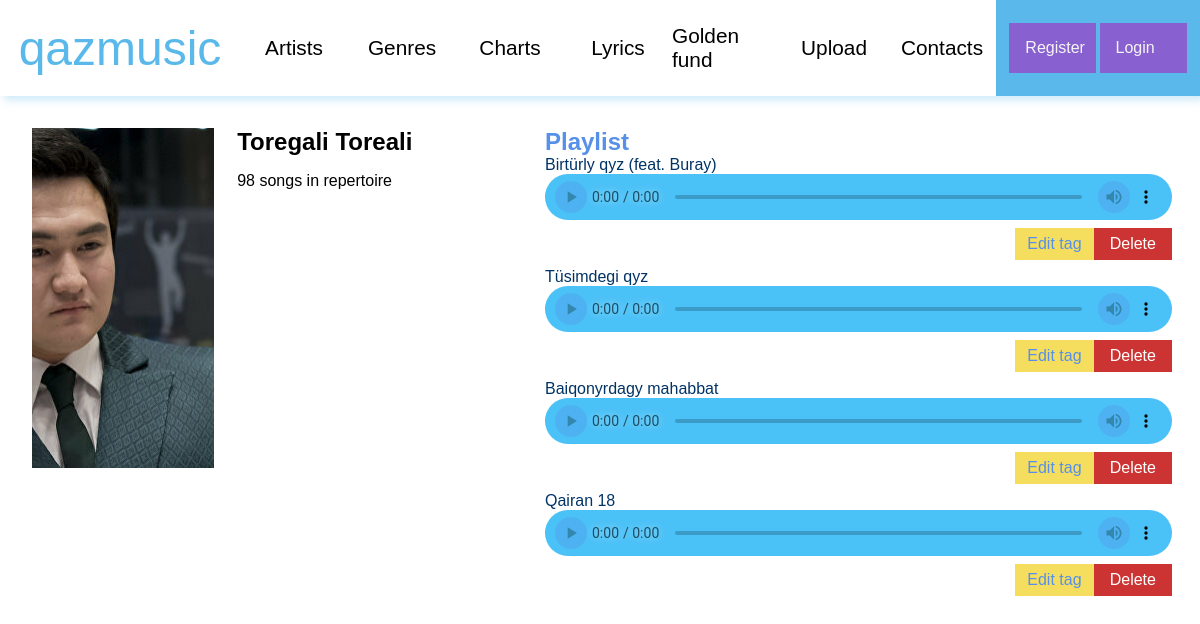
The page /artist/4-Toregali-Toreali/ on the database its author committed.
### qazmusic/models.py (models this page shows, shortened)
class Artists(models.Model):
    name = models.CharField(max_length=255, db_index=True)
    surname = models.CharField(max_length=255, db_index=True, null=True)
    repertoire = models.IntegerField(verbose_name='repertoire', null=True)
    photo = models.ImageField(upload_to='photo/', null=True)
    def __str__(self):
        return self.name + ' ' + self.surname
    class Meta:
        verbose_name = 'Artist'
        verbose_name_plural = 'Artists'

class Tracks(models.Model):
    title = models.CharField(max_length=255, db_index=True)
    artist = models.ForeignKey(Artists, on_delete=models.CASCADE, null=True)
    file = models.FileField(verbose_name='file', upload_to='tracks/')
    published_date = models.DateField(auto_now=False)
    genre = models.ForeignKey(Genres, on_delete=models.PROTECT, null=True)
    class Meta:
        verbose_name = 'Track'
        verbose_name_plural = 'Tracks'

### qazmusic/views.py (the view)
# urls.py: path('artist/<int:artist_id>-<slug:fullname>/', ArtistView.as_view(), name='artist-view'),
class ArtistView(DataMixin, DetailView):
    model = Artists
    template_name = 'qazmusic/artist-view.html'
    pk_url_kwarg = 'artist_id'
    slug_url_kwarg = 'fullname'
    context_object_name = 'artist'
    def get_context_data(self, *, object_list=None, **kwargs):
        context = super().get_context_data(**kwargs)
        c_def = self.get_user_context(title=str('qazmusic - ' + str(context['artist'])))
        return dict(list(context.items()) + list(c_def.items()))

### qazmusic/utils.py (called while the page is built)
def get_tracks():
    get_tracks = Tracks.objects.all()
    return get_tracks

    def get_user_context(self, **kwargs):
        context = kwargs
        context['header_menu'] = header_menu
        context['tracks'] = get_tracks()
        return context

### qazmusic/templates/qazmusic/artist-view.html
{% extends 'qazmusic/base.html' %}
{% load static %}
{% block content %}
    <link rel="stylesheet" href="{% static 'qazmusic/css/artist-view.css' %}">
    <link rel="stylesheet" href="{% static 'qazmusic/css/audio-player.css' %}">
    <main class="artist-view-page">
        <div class="left">
            <div class="artist-card">
                <div class="artist-photo"
                     style="background: url('{{ artist.photo.url }}') no-repeat center; background-size: cover">
                </div>
                <div class="artist-info">
                    <h2>{{ artist.name }} {{ artist.surname }}</h2>
                    <p>{{ artist.repertoire }} songs in repertoire</p>
                </div>
            </div>
        </div>
        <div class="right">
            <h2>Playlist</h2>
            {% for song in tracks %}
                {% if artist.pk == song.artist_id %}
                    <div class="track-div">
                        <p>{{ song.title }}</p>
                        <audio src="{{ song.file.url }}"
                               controls
                               class="track-audio">
                        </audio>
                        <div>
                            <span>
                                <a class="edit" href="{% url 'update' song.pk %}">Edit tag</a>
                                <a class="delete" href="{% url 'delete_track' song.pk %}">Delete</a>
                            </span>
                        </div>
                    </div>
                {% endif %}
            {% endfor %}
        </div>
    </main>
{% endblock %}

### qazmusic/static/qazmusic/css/style.css (style rules this page uses)
html, body { width: 100%; height: 100vh; font-family: "Mark Pro medium", sans-serif; margin: 0; padding: 0; }

### qazmusic/static/qazmusic/css/artist-view.css (style rules this page uses)
.artist-view-page { box-sizing: border-box; display: flex; justify-content: space-between; align-items: center; width: 95%; height: 85%; margin: 2rem; }
.left { display: block; width: 40%; height: 100%; }
.left > .artist-card { width: 100%; height: 50%; display: flex; justify-content: space-between; }
.artist-card > .artist-photo { width: 40%; height: 100%; }
.artist-card > .artist-info { width: 55%; height: 100%; padding: 0; }
.artist-info h2 { padding: 0; margin: 0; }
.right { width: 55%; height: 100%; }
.right h2 { padding: 0; margin: 0; color: #5690e9; }
.right .track-div { width: 100%; height: 7rem; display: flex; flex-direction: column; justify-content: space-evenly; }
.track-div p { padding: 0; margin: 0; color: #003366; font-weight: 500; }
.track-div audio { width: 100%; }
.track-div > div { width: 100%; height: auto; display: flex; justify-content: flex-end; align-items: center; }
.track-div > div > span { width: 25%; height: 3rem; display: flex; justify-content: space-between; align-items: center; }
.track-div > div > span > a { width: 5rem; height: 2rem; font-family: inherit; color: white; cursor: pointer; transition: background-color 0.4s ease; text-decoration: none; display: flex; justify-content: center; align-items: center; }
.track-div > div > span > .edit { background-color: #f5dd5d; color: #5690e9; }
.track-div > div > span > .delete { background-color: #CC3434; }

### rows shown on the page
Artists: photo (picture), name "Toregali", surname "Toreali", repertoire "98"
Tracks: title "Birtürly qyz (feat. Buray)"
Tracks: title "Tüsimdegi qyz"
Tracks: title "Baiqonyrdagy mahabbat"
Tracks: title "Qairan 18"

### other values the page prints
{{ title }} "Artists" "Genres" "Charts" "Lyrics" "Golden fund" "Upload" "Contacts"
